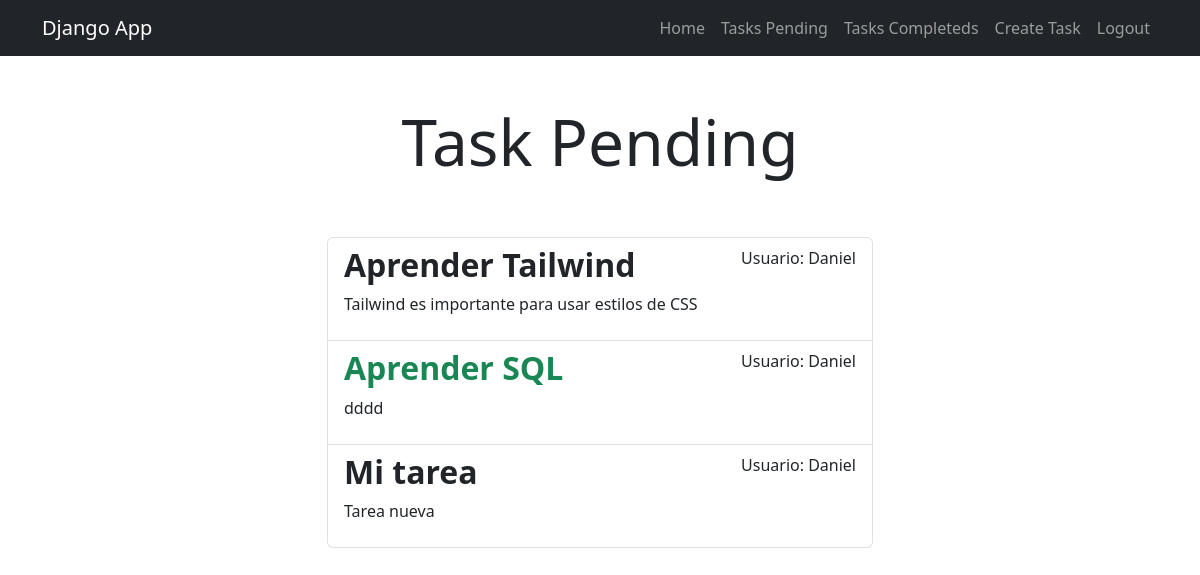
Screenshot of /tasks/ (signed in) with the database file from the repository.
### tasks/models.py (models this page shows, shortened)
class Task(models.Model):
    title = models.CharField(max_length=100)
    description = models.TextField(blank=True)
    created = models.DateTimeField(auto_now_add=True)
    datecompleted = models.DateTimeField(null=True, blank=True)
    important = models.BooleanField(default=False)
    user = models.ForeignKey(User, on_delete=models.CASCADE)

### tasks/views.py (the view)
# urls.py: path('tasks/', views.tasks, name='tasks'),
@login_required
def tasks(request):
    tasks = Task.objects.filter(user=request.user, datecompleted__isnull=True)
    return render(request, 'tasks.html', {'tasks': tasks})

### tasks/templates/tasks.html (shortened to what this page needs)
{% extends 'base.html' %}
{% block content %}
<main class="container">
    <div class="row">
        <div class="col-md-6 offset-md-3">
            <h1 class="text-center display-3 py-5">Task Pending</h1>
            <ul class="list-group">
                {% for task in tasks %}
                    <a class="list-group-item" href="{% url 'task_detail' task.id %}">
                        <header class="d-flex justify-content-between">
                            {% if task.important %}
                            <h2 class="fw-bold text-success">{{task.title}}</h2>
                            {% else %}
                                <h2 class="fw-bold">{{task.title}}</h2>
                            {% endif %}
                            <p>Usuario: {{task.user.username}}</p>
                        </header>
                        <p>{{task.description}}</p>
                    </a>
                {% endfor %}
            </ul>
        </div>
    </div>
</main>
{% endblock %}

### rows the page displays
Task: title "Aprender Tailwind", user.username "Daniel", description "Tailwind es importante para usar estilos de CSS"
Task: title "Aprender SQL", user.username "Daniel", description "dddd"
Task: title "Mi tarea", user.username "Daniel", description "Tarea nueva"
